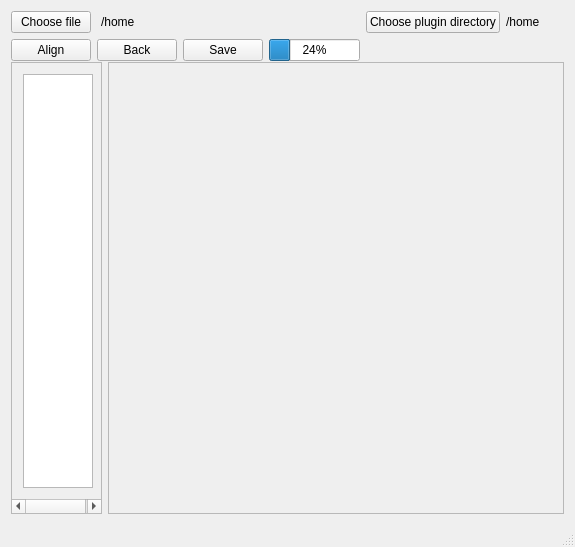
<?xml version="1.0" encoding="UTF-8"?>
<ui version="4.0">
 <class>MainWindow</class>
 <widget class="QMainWindow" name="MainWindow">
  <property name="geometry">
   <rect>
    <x>0</x>
    <y>0</y>
    <width>575</width>
    <height>547</height>
   </rect>
  </property>
  <property name="sizePolicy">
   <sizepolicy hsizetype="Expanding" vsizetype="Expanding">
    <horstretch>0</horstretch>
    <verstretch>0</verstretch>
   </sizepolicy>
  </property>
  <property name="windowTitle">
   <string>Image aligner</string>
  </property>
  <widget class="QWidget" name="centralWidget">
   <layout class="QVBoxLayout" name="verticalLayout">
    <property name="spacing">
     <number>1</number>
    </property>
    <item>
     <layout class="QGridLayout" name="gridLayout">
      <item row="1" column="0">
       <widget class="QWidget" name="filename_widget" native="true">
        <property name="sizePolicy">
         <sizepolicy hsizetype="Minimum" vsizetype="Maximum">
          <horstretch>0</horstretch>
          <verstretch>0</verstretch>
         </sizepolicy>
        </property>
        <layout class="QHBoxLayout" name="horizontalLayout">
         <property name="spacing">
          <number>10</number>
         </property>
         <property name="sizeConstraint">
          <enum>QLayout::SetMinimumSize</enum>
         </property>
         <property name="leftMargin">
          <number>0</number>
         </property>
         <property name="topMargin">
          <number>0</number>
         </property>
         <property name="rightMargin">
          <number>0</number>
         </property>
         <property name="bottomMargin">
          <number>0</number>
         </property>
         <item>
          <widget class="QPushButton" name="choose_file_button">
           <property name="sizePolicy">
            <sizepolicy hsizetype="Maximum" vsizetype="Maximum">
             <horstretch>0</horstretch>
             <verstretch>0</verstretch>
            </sizepolicy>
           </property>
           <property name="text">
            <string>Choose file</string>
           </property>
          </widget>
         </item>
         <item>
          <widget class="QLabel" name="filename_label">
           <property name="sizePolicy">
            <sizepolicy hsizetype="Expanding" vsizetype="Maximum">
             <horstretch>0</horstretch>
             <verstretch>0</verstretch>
            </sizepolicy>
           </property>
           <property name="text">
            <string>/home</string>
           </property>
          </widget>
         </item>
        </layout>
       </widget>
      </item>
      <item row="2" column="0">
       <widget class="QWidget" name="actions_widget" native="true">
        <property name="sizePolicy">
         <sizepolicy hsizetype="Maximum" vsizetype="Preferred">
          <horstretch>0</horstretch>
          <verstretch>0</verstretch>
         </sizepolicy>
        </property>
        <layout class="QHBoxLayout" name="actions_layout">
         <property name="leftMargin">
          <number>0</number>
         </property>
         <property name="topMargin">
          <number>0</number>
         </property>
         <property name="rightMargin">
          <number>0</number>
         </property>
         <property name="bottomMargin">
          <number>0</number>
         </property>
         <item>
          <widget class="QPushButton" name="align_button">
           <property name="sizePolicy">
            <sizepolicy hsizetype="Maximum" vsizetype="Fixed">
             <horstretch>0</horstretch>
             <verstretch>0</verstretch>
            </sizepolicy>
           </property>
           <property name="text">
            <string>Align</string>
           </property>
          </widget>
         </item>
         <item>
          <widget class="QPushButton" name="back_button">
           <property name="text">
            <string>Back</string>
           </property>
          </widget>
         </item>
         <item>
          <widget class="QPushButton" name="save_button">
           <property name="text">
            <string>Save</string>
           </property>
          </widget>
         </item>
         <item>
          <widget class="QProgressBar" name="progressBar">
           <property name="value">
            <number>24</number>
           </property>
          </widget>
         </item>
        </layout>
       </widget>
      </item>
      <item row="1" column="1">
       <widget class="QPushButton" name="choose_dir_button">
        <property name="sizePolicy">
         <sizepolicy hsizetype="Maximum" vsizetype="Fixed">
          <horstretch>0</horstretch>
          <verstretch>0</verstretch>
         </sizepolicy>
        </property>
        <property name="text">
         <string>Choose plugin directory</string>
        </property>
       </widget>
      </item>
      <item row="1" column="2">
       <widget class="QLabel" name="plugins_dir_label">
        <property name="sizePolicy">
         <sizepolicy hsizetype="Expanding" vsizetype="Preferred">
          <horstretch>0</horstretch>
          <verstretch>0</verstretch>
         </sizepolicy>
        </property>
        <property name="text">
         <string>/home</string>
        </property>
       </widget>
      </item>
      <item row="2" column="1" colspan="2">
       <layout class="QHBoxLayout" name="plugins_container_layout"/>
      </item>
     </layout>
    </item>
    <item>
     <layout class="QHBoxLayout" name="horizontalLayout_2" stretch="1,5">
      <item>
       <widget class="QScrollArea" name="scrollArea_2">
        <property name="widgetResizable">
         <bool>true</bool>
        </property>
        <widget class="QWidget" name="scrollAreaWidgetContents">
         <property name="geometry">
          <rect>
           <x>0</x>
           <y>0</y>
           <width>90</width>
           <height>431</height>
          </rect>
         </property>
         <layout class="QVBoxLayout" name="verticalLayout_3">
          <item>
           <widget class="QTextEdit" name="log_textedit">
            <property name="readOnly">
             <bool>true</bool>
            </property>
           </widget>
          </item>
         </layout>
        </widget>
       </widget>
      </item>
      <item>
       <widget class="QScrollArea" name="scrollArea">
        <property name="sizePolicy">
         <sizepolicy hsizetype="Expanding" vsizetype="Expanding">
          <horstretch>0</horstretch>
          <verstretch>0</verstretch>
         </sizepolicy>
        </property>
        <property name="widgetResizable">
         <bool>true</bool>
        </property>
        <widget class="QWidget" name="scrollAreaWidgetContents_2">
         <property name="geometry">
          <rect>
           <x>0</x>
           <y>0</y>
           <width>20</width>
           <height>20</height>
          </rect>
         </property>
         <property name="sizePolicy">
          <sizepolicy hsizetype="Maximum" vsizetype="Maximum">
           <horstretch>0</horstretch>
           <verstretch>0</verstretch>
          </sizepolicy>
         </property>
         <layout class="QVBoxLayout" name="verticalLayout_2">
          <item>
           <layout class="QHBoxLayout" name="views_layout"/>
          </item>
         </layout>
        </widget>
       </widget>
      </item>
     </layout>
    </item>
   </layout>
  </widget>
  <widget class="QMenuBar" name="menuBar">
   <property name="geometry">
    <rect>
     <x>0</x>
     <y>0</y>
     <width>575</width>
     <height>19</height>
    </rect>
   </property>
  </widget>
  <widget class="QStatusBar" name="statusBar"/>
 </widget>
 <layoutdefault spacing="6" margin="11"/>
 <resources/>
 <connections/>
</ui>
